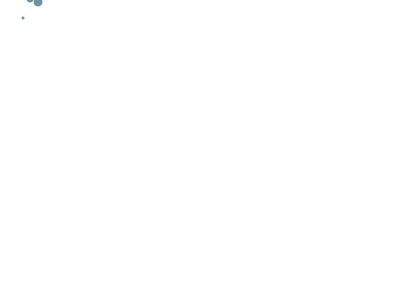
Frame 1 (no input)
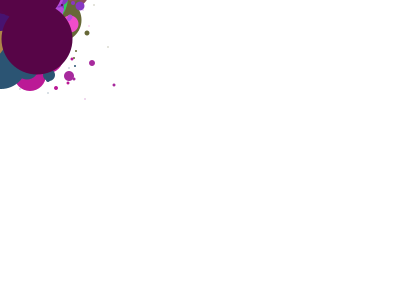
Frame 60 (the mouse pressed at the canvas centre just before this capture)
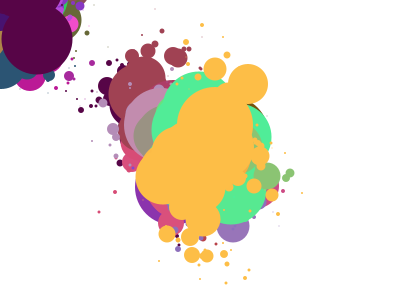
Frame 120 (the mouse held since frame 60 and released just before this capture)

The Processing sketch that drew these frames (run headless with seeded random() and noise(); from frame 60 on, the mouse is pressed at the canvas centre):

// Processing sketch: processing_108405
// ── processing_108405.pde

color c1 = getRandomColor();
color c2 = getRandomColor();

void setup() {
  size(400, 300);
  background(255);
  noStroke();
  frameRate(20);
}

void draw() {
  //background(255);
  if (random(10)<3) {  //neue Farbe ins Spiel bringen
    c2 = c1; 
    c1 = getRandomColor();
  } 
  c2 = lerpColor(c1,c2,random(0.2,0.8));  //Farbe zwischen c1 und c2 finden
  fill(c2); //... und für den nächsten splash benutzen
  drawSplash(mouseX+(int)random(-40,40), mouseY+(int)random(-40,40), (int) random(40,80));
}

void drawSplash(int x, int y, int size) {
  ellipse(x, y, size, size);  //Kreis zeichnen
  int chance = 80;
  while (random(100)<chance && size > 3) {  //Abbruchkriterium. WICHTIG - verhindert infinite loop des rekursiven Aufrufs
    //chance = constrain(80, 95, chance +=3);  
    chance +=3; //die Chance erhöhen, so dass es mehr kleinere Kreise gibt
    int maxOffset = (int) (size*0.25+25);
    x += (int) random(-maxOffset, maxOffset);  //nächsten Kreis zufällig versetzen und verkleinern
    y += (int) random(-maxOffset, maxOffset);
    size = (int) (size-random(0, size*0.9));
    drawSplash(x, y, size);  //rekursiver Aufruf, das ganze nochmal...
  }
}

color getRandomColor() {
  color c = color(random(255), random(255), random(255));
  return c;
}
